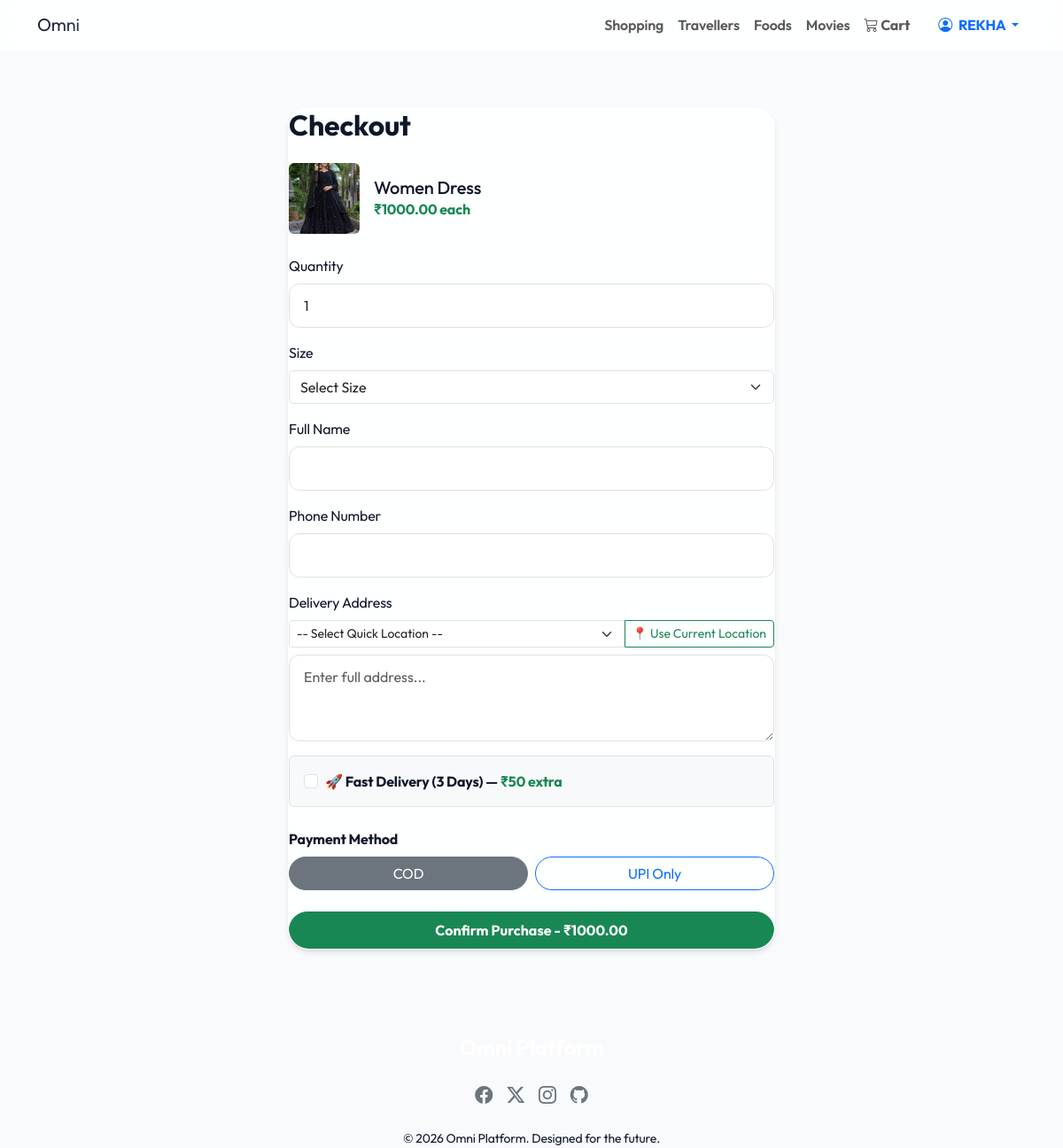
Page /shopping/buy/1/ (signed in) on the committed database.
### shopping/models.py (models this page shows, shortened)
class Product(models.Model):
    name = models.CharField(max_length=200)
    category = models.CharField(max_length=50, choices=CATEGORY_CHOICES, default='other')
    description = models.TextField()
    price = models.DecimalField(max_digits=10, decimal_places=2)
    image = models.ImageField(upload_to='products/', blank=True, null=True)
    stock = models.IntegerField(default=0)

### shopping/views.py (the view, shortened to what this page needs)
# urls.py: path('buy/<int:pk>/', views.buy_product, name='buy_product'),
@login_required
def buy_product(request, pk):
    product = get_object_or_404(Product, pk=pk)
    previous_addresses = ShoppingOrder.objects.filter(user=request.user).values_list('delivery_address', flat=True).distinct()[:5]
    return render(request, 'shopping/buy_product.html', {'product': product, 'previous_addresses': previous_addresses})

### templates/shopping/buy_product.html (shortened to what this page needs)
{% extends 'base.html' %}
{% block content %}
<div class="container d-flex align-items-center justify-content-center py-4 py-md-5">
    <div class="glass-card w-100" style="max-width: 550px;">
        <h2 class="fw-bold mb-4">Checkout</h2>
        <div class="d-flex align-items-center mb-4">
            {% if product.image %}
            <img src="{{ product.image.url }}" alt="{{ product.name }}" class="rounded me-3" style="width: 80px; height: 80px; object-fit: cover;">
            {% endif %}
            <div>
                <h5 class="mb-0">{{ product.name }}</h5>
                <p class="text-success fw-bold mb-0">₹{{ product.price }} each</p>
            </div>
        </div>
        <form method="post">
            <div class="mb-3">
                <label for="quantity" class="form-label">Quantity</label>
                <input type="number" name="quantity" id="quantity" class="form-control" value="1" min="1" max="{{ product.stock }}">
            </div>
            {% if "clothing_" in product.category %}
            <div class="mb-3">
                <label for="size" class="form-label">Size</label>
                <select name="size" id="size" class="form-select" required>
                    <option value="" selected disabled>Select Size</option>
                </select>
            </div>
            {% endif %}
            <div class="mb-3">
                <label for="delivery_name" class="form-label">Full Name</label>
                <input type="text" name="delivery_name" id="delivery_name" class="form-control" required>
            </div>
            <div class="mb-3">
                <label for="delivery_phone" class="form-label">Phone Number</label>
                <input type="tel" name="delivery_phone" id="delivery_phone" class="form-control" required>
            </div>
            <div class="mb-3">
                <label for="delivery_address" class="form-label">Delivery Address</label>
                <div class="input-group mb-2">
                    <select class="form-select form-select-sm" id="location_preset" onchange="document.getElementById('delivery_address').value = this.value">
                        <option value="" selected disabled>-- Select Quick Location --</option>
                    </select>
                    <button type="button" class="btn btn-outline-success btn-sm" onclick="getLocation()">📍 Use Current Location</button>
                </div>
                <textarea name="delivery_address" id="delivery_address" class="form-control" rows="3" required placeholder="Enter full address..."></textarea>
            </div>
            <div class="form-check mb-4 p-3 border rounded bg-light">
                <input class="form-check-input ms-0 me-2" type="checkbox" name="is_fast_delivery" id="is_fast_delivery" onchange="updateTotal()">
                <label class="form-check-label fw-bold" for="is_fast_delivery">
                    🚀 Fast Delivery (3 Days) — <span class="text-success">₹50 extra</span>
                </label>
            </div>
            <div class="mb-4">
                <label class="form-label fw-bold">Payment Method</label>
                <div class="row g-2">
                    <div class="col-6">
                        <label class="btn btn-outline-secondary w-100 rounded-pill" for="pay_cod">COD</label>
                    </div>
                    <div class="col-6">
                        <label class="btn btn-outline-primary w-100 rounded-pill" for="pay_upi">UPI Only</label>
                    </div>
                </div>
            </div>
            <button type="submit" id="submit_btn" class="btn btn-success w-100 rounded-pill py-2 fw-bold">Confirm Purchase - ₹<span id="display_total">{{ product.price }}</span></button>
        </form>
    </div>
</div>
{% endblock %}

### templates/base.html (shortened to what this page needs)
<!DOCTYPE html>
<html lang="en">
<head>
    <link href="https://cdn.jsdelivr.net/npm/bootstrap@5.3.0/dist/css/bootstrap.min.css" rel="stylesheet">
    <link rel="stylesheet" href="https://cdn.jsdelivr.net/npm/bootstrap-icons@1.11.0/font/bootstrap-icons.css">
    <link rel="stylesheet" href="/static/css/style.css">
</head>
<body>
<nav class="navbar navbar-expand-lg navbar-light sticky-top glass-navbar">
    <div class="container">
        <a class="navbar-brand text-gradient" href="{% url 'home' %}">Omni</a>
        <div class="collapse navbar-collapse" id="navbarNav">
            <ul class="navbar-nav ms-auto">
                <li class="nav-item"><a class="nav-link fw-semibold" href="{% url 'product_list' %}">Shopping</a></li>
                <li class="nav-item"><a class="nav-link fw-semibold" href="{% url 'bus_list' %}">Travellers</a></li>
                <li class="nav-item"><a class="nav-link fw-semibold" href="{% url 'restaurant_list' %}">Foods</a></li>
                <li class="nav-item"><a class="nav-link fw-semibold" href="{% url 'movie_list' %}">Movies</a></li>
                <li class="nav-item d-none d-lg-block">
                    <a class="nav-link text-accent fw-bold" href="{% url 'cart_view' %}">
                        <i class="bi bi-cart3"></i> Cart
                    </a>
                </li>
                {% if user.is_authenticated %}
                <li class="nav-item dropdown ms-lg-3">
                    <a class="nav-link dropdown-toggle text-primary fw-bold" href="#" id="navbarDropdown" role="button" data-bs-toggle="dropdown" aria-expanded="false">
                        <i class="bi bi-person-circle me-1"></i> {{ user.username }}
                    </a>
                </li>
                {% else %}
                <li class="nav-item ms-lg-3"><a class="nav-link" href="{% url 'login' %}">Login</a></li>
                <li class="nav-item ms-lg-2"><a class="btn btn-premium" href="{% url 'register' %}">Sign Up</a></li>
                {% endif %}
            </ul>
        </div>
    </div>
</nav>
<main>
    {% block content %}{% endblock %}
</main>
<footer>
    <div class="container text-center">
        <h4 class="text-white fw-bold mb-4">Omni Platform</h4>
        <div class="d-flex justify-content-center gap-3 mb-4 fs-5">
            <a href="#" class="text-secondary"><i class="bi bi-facebook"></i></a>
            <a href="#" class="text-secondary"><i class="bi bi-twitter-x"></i></a>
            <a href="#" class="text-secondary"><i class="bi bi-instagram"></i></a>
            <a href="#" class="text-secondary"><i class="bi bi-github"></i></a>
        </div>
        <p class="mb-0 small">&copy; 2026 Omni Platform. Designed for the future.</p>
    </div>
</footer>
</body>
</html>

### static/css/style.css (style rules this page uses)
:root { --primary-gradient: linear-gradient(135deg, #0f172a, #334155); --accent-gradient: linear-gradient(135deg, #e52e71, #8e2de2); --glass-bg: rgba(255, 255, 255, 0.85); --glass-border: rgba(255, 255, 255, 0.5); --card-shadow: 0 4px 6px -1px rgba(0, 0, 0, 0.1), 0 2px 4px -1px rgba(0, 0, 0, 0.06); --accent-color: #2563eb; --text-main: #0f172a; --text-muted: #475569; --bg-main: #f8fafc; --nav-height: 72px; --bottom-nav-height: 70px; }
body { background-color: var(--bg-main); font-family: 'Outfit', 'Inter', sans-serif; min-height: 100vh; display: flex; flex-direction: column; color: var(--text-main); letter-spacing: -0.01em; }
.glass-navbar { background: var(--glass-bg) !important; backdrop-filter: blur(20px); -webkit-backdrop-filter: blur(20px); border-bottom: 1px solid var(--glass-border); transition: all 0.4s cubic-bezier(0.165, 0.84, 0.44, 1); }
.glass-card { background: var(--glass-bg); backdrop-filter: blur(15px); -webkit-backdrop-filter: blur(15px); border: 1px solid var(--glass-border); border-radius: 24px; box-shadow: var(--card-shadow); transition: transform 0.3s ease, box-shadow 0.3s ease; overflow: hidden; }
.text-gradient { background: var(--primary-gradient); -webkit-background-clip: text; background-clip: text; -webkit-text-fill-color: transparent; }
main { flex-grow: 1; padding-bottom: 100px; }
@media (min-width: 992px) { main { padding-bottom: 3rem; } }
.form-control { border-radius: 12px; padding: 12px 16px; border: 1px solid #e0e0e0; background: #fff; transition: all 0.3s ease; }

### rows in the picture
Product: image (picture), name "Women Dress", price "1000.00"

### other values in the picture
{{ user.username }} "REKHA"
